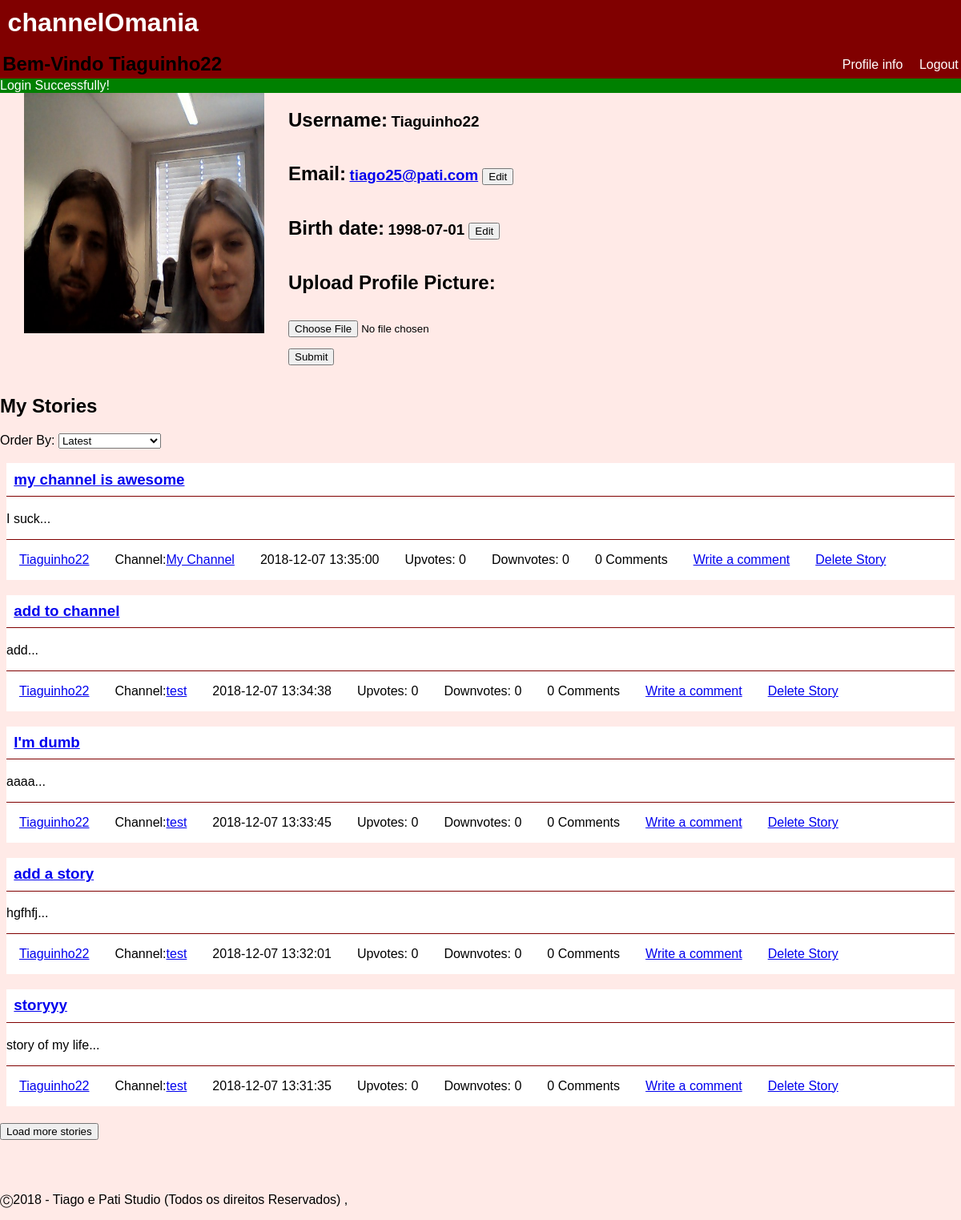
/pages/profile.php (signed in), run on the app's committed database.
### tables this page shows
CREATE TABLE "story" (
	"storyID"	INTEGER NOT NULL,
	"title"	TEXT NOT NULL,
	"content"	TEXT NOT NULL,
	"upvotes"	INTEGER NOT NULL DEFAULT 0,
	"downvotes"	INTEGER NOT NULL DEFAULT 0,
	"author"	INTEGER NOT NULL,
	"date"	TEXT NOT NULL,
	"channel"	INTEGER NOT NULL,
	"image"	TEXT,
	PRIMARY KEY("storyID"),
	FOREIGN KEY("channel") REFERENCES "channel"("ID") ON DELETE Cascade ON UPDATE No Action,
	FOREIGN KEY("author") REFERENCES "user"("ID") ON DELETE Cascade ON UPDATE No Action
);

CREATE TABLE 'user'
(
	'ID' INTEGER NOT NULL PRIMARY KEY AUTOINCREMENT,
	'username' TEXT NOT NULL,
	'email' TEXT NOT NULL,
	'password' TEXT NOT NULL,
	'birth' TEXT ,
	'profilePic' TEXT,
	CONSTRAINT 'username' UNIQUE ('username')
);

CREATE TABLE "channel" (
	"ID"	INTEGER NOT NULL,
	"name"	TEXT NOT NULL,
	"coverImage"	TEXT,
	"author"	INTEGER NOT NULL,
	FOREIGN KEY("author") REFERENCES "user"("ID") ON DELETE Cascade ON UPDATE No Action,
	PRIMARY KEY("ID")
);

### database/db_list.php (called while the page is built, shortened)
<?php
function listProfile($username) {
  $db = Database::instance()->db();
  $stmt = $db->prepare('SELECT * FROM user WHERE username = ?');
  $stmt->execute(array($username));
  return $stmt->fetch();
}
function getStoriesByUser($username,$sort='',$offset=0,$limit=5) {
  switch($sort){
    default:
      $order = 'storyID DESC';
      break;
  }
  $db = Database::instance()->db();
  $stmt = $db->prepare('SELECT *,(SELECT COUNT(*) FROM comment WHERE comment.story == storyID) AS n_comments,channel.name AS channelName FROM story INNER JOIN user ON user.ID == story.author INNER JOIN channel ON channel.ID == story.channel  WHERE user.username == ? ORDER BY '.$order.' LIMIT ? OFFSET ?');
  $stmt->execute(array($username,$limit,$offset));
  return $stmt->fetchAll();
}
?>

### templates/tpl_mainpage.php (the view, shortened to what this page needs)
<?php include_once('../templates/tpl_story.php'); ?>
<?php function draw_story_list_item($story) { ?>
  <section id="story_preview">
    <h3><a href = "../pages/story.php?storyId=<?php echo($story['storyID']); ?>" ><?php echo($story['title']); ?></a></h3>
    <p><?php echo(substr($story['content'],0,20)); ?>...</p>
    <?php draw_story_info($story); ?>
  </section>
<?php } ?>
<?php function draw_story_info($story) { ?>
  <ul>
    <li><a href="../pages/profile.php?userId=<?php echo($story['storyAuthor']); ?>"><?php echo($story['username']); ?></a></li>
    <li>Channel:<a href="../pages/channel.php?channelId=<?php echo($story['channel']); ?>"><?php echo($story['channelName']); ?></a></li>
    <li><?php echo($story['date']); ?></li>
    <li class="nUpVote" data-id="<?php echo($story['storyID']); ?>">Upvotes: <?php echo($story['upvotes']); ?></li>
    <li class="nDownVote" data-id="<?php echo($story['storyID']); ?>">Downvotes: <?php echo($story['downvotes']); ?></li>
    <li><?php echo($story['n_comments']); ?> Comments</li>
    <li><a href="../pages/new_comment.php?storyId=<?php echo($story['storyID']); ?>"> Write a comment</a></li>
    <?php if($story['username'] == $_SESSION['username']) { ?>
      <li><a href="../actions/action_delete_story.php?storyId=<?php echo($story['storyID']); ?>&csrf=<?php echo($_SESSION['csrf']); ?>"> Delete Story</a></li>
    <?php } ?>
  </ul>
<?php } ?>

### pages/profile.php (shortened to what this page needs)
<?php
  include_once('../database/db_list.php');
  include_once('../templates/tpl_common.php');
  include_once('../templates/tpl_profile.php');
  include_once('../templates/tpl_mainpage.php');
  if (isset($_SESSION['username'])){
    draw_header();
  }else {
    header('Location: login.php');
    die();
  }
  if(isset($_GET['userId']))
    $userInfo = listProfile(getUsernameFromId($_GET['userId']));
  else
    $userInfo = listProfile($_SESSION['username']);
  $userInfo['stories']=getStoriesByUser($userInfo['username']);
  draw_profile($userInfo);
  draw_user_stories($userInfo['stories']);
  draw_footer();
?>

### templates/tpl_common.php (shortened to what this page needs)
<?php function draw_header(){
?>
<!DOCTYPE html>
<html lang="en-US">
  <head>
    <link href="../css/style.css" rel="stylesheet">
  </head>
  <body>
    <header class="header">
      <h1><a href="mainpage.php">channelOmania</a></h1>
      <?php if(isset($_SESSION['username'])){ ?>
        <div id='options'>
          <a href="../pages/profile.php">Profile info</a>
          <a href="../actions/action_logout.php">Logout</a>
        </div>
        <h2>Bem-Vindo <?php echo($_SESSION['username']) ?> </h2>
      <?php } ?>
    </header>
    <?php if (isset($_SESSION['messages'])) {?>
      <section id="messages">
        <?php foreach($_SESSION['messages'] as $message) { ?>
          <div class="<?=$message['type']?>"><?=$message['content']?></div>
        <?php } ?>
      </section>
    <?php unset($_SESSION['messages']); } ?>
<?php } ?>
<?php function draw_footer(){
  ?>
  <footer>
    <p>	&#9400;2018 - Tiago e Pati Studio (Todos os direitos Reservados) ,</p>
  </footer>
</body>
</html>
<?php }
 ?>

### templates/tpl_profile.php (shortened to what this page needs)
<?php function draw_profile($userInfo) { ?>
  <?php if($userInfo['username'] == $_SESSION['username']) { ?>
  <form action="../actions/action_edit_profile.php" method="post" enctype="multipart/form-data">
  <?php } ?>
  <section id="profile">
    <img id="profile_pic" src="../files/profilePics/<?php if($userInfo['profilePic']!="") { echo($userInfo['profilePic']); } else {?>default.png<?php } ?>" alt="<?php echo($userInfo['username']); ?>'s profile picture">
    <div id="profile_info">
      <h2>Username: </h2>
      <h3><?php echo($userInfo['username']); ?></h3><br>
      <h2>Email: </h2>
      <h3 id="emailInfo"><a href="mailto:<?php echo($userInfo['email']); ?>"><?php echo($userInfo['email']); ?></a>
      <?php if($userInfo['username'] == $_SESSION['username']) { ?>
        <button text='Edit' onclick="edit('email')">Edit</button>
      <?php } ?></h3><br>
      <h2>Birth date: </h2>
      <h3 id="birthInfo"><time datetime="<?php echo($userInfo['birth']); ?>"><?php echo($userInfo['birth']); ?></time>
        <?php if($userInfo['username'] == $_SESSION['username']) { ?>
          <button text='Edit' onclick="edit('birth')">Edit</button>
        <?php } ?></h3><br>
      <?php if($userInfo['username'] == $_SESSION['username']) { ?>
      <h2>Upload Profile Picture: </h2>
        <h3>
            <input type="file" name="profilePic" accept="image/*">
            <input type="submit">
        </h3>
      <?php } ?>
    </div>
  </section>
  <?php if($userInfo['username'] == $_SESSION['username']) { ?>
    </form>
  <?php } ?>
<?php } ?>
<?php function draw_user_stories($stories) { ?>
  <section id="myStories" data-id="<?php echo $stories[0]['author'] ?>">
    <h1>My Stories</h1>
      <?php draw_story_list($stories); ?>
  </section>
<?php } ?>

### templates/tpl_story.php (shortened to what this page needs)
<?php include_once('../templates/tpl_mainpage.php'); ?>
<?php include_once('../database/db_list.php'); ?>
<?php function draw_story_list($storyInfo) { ?>
  <p>Order By:
  <select id='orderSelector'>
    <option value="mRecent">Latest</option>
  </select></p>
  <section id="storyList">
  <?php foreach($storyInfo as $story) { ?>
    <?php draw_story_list_item($story); ?>
  <?php } ?>
  </section>
  <button id="btnLoadStories">Load more stories</button>
<?php } ?>

### css/style.css (style rules this page uses)
body { font-family: Helvetica; background-color: #FFEAE7; margin: 0; }
.header { background-color: #800000; padding: 0.2em; position: relative; }
.header a { color: white; font-family: Helvetica; text-decoration: none; }
.header h1 { margin: 0.2em; }
#options { float: right; height: 0; }
.header h2 { margin-bottom: 0; }
article, #story_preview { background-color: white; width: auto; margin: 0.5em; }
article header, #story_preview h3 { margin-top: 1em; padding: 0.5em; border-bottom: 1px solid #800000; }
article footer, #story_preview ul { padding: 0; border-top: 1px solid #800000; }
#messages .success { background-color: green; color: white; }
.header div { margin-top: 1.2em; }
.header div a { list-style-type: none; padding-left: 1em; }
input { display: block; margin: 1em 0; }
#btnLoadComments, #btnLoadStories { margin-top: 1em; }
#profile { display: inline-block; }
#profile #profile_info { float: left; }
#profile #profile_info h2 { display: inline-flex; }
#profile #profile_info h3 { display: inline; }
#profile #profile_pic { height: 300px; width: 300px; float: left; padding: 0px 30px; }
#myStories { display: block; }
footer { clear: left; bottom: auto; padding-top: 50px; }
ul { display: flex; flex-wrap: wrap; flex-direction: row; padding: 0; margin: 0; }
li { text-align: center; list-style-type: none; padding: 1em; }

### data on the page
story: title "my channel is awesome", content "I suck", author.username "Tiaguinho22", channel.name "My Channel", date "2018-12-07 13:35:00", upvotes "0", downvotes "0", n_comments "0"
story: title "add to channel", content "add", author.username "Tiaguinho22", channel.name "test", date "2018-12-07 13:34:38", upvotes "0", downvotes "0", n_comments "0"
story: title "I'm dumb", content "aaaa", author.username "Tiaguinho22", channel.name "test", date "2018-12-07 13:33:45", upvotes "0", downvotes "0", n_comments "0"
story: title "add a story", content "hgfhfj", author.username "Tiaguinho22", channel.name "test", date "2018-12-07 13:32:01", upvotes "0", downvotes "0", n_comments "0"
story: title "storyyy", content "story of my life", author.username "Tiaguinho22", channel.name "test", date "2018-12-07 13:31:35", upvotes "0", downvotes "0", n_comments "0"

### other printed values
$_SESSION['username'] "Tiaguinho22"
$message['content'] "Login Successfully!"
$userInfo['username'] "Tiaguinho22"
$userInfo['email'] "tiago25@pati.com"
$userInfo['birth'] "1998-07-01"
